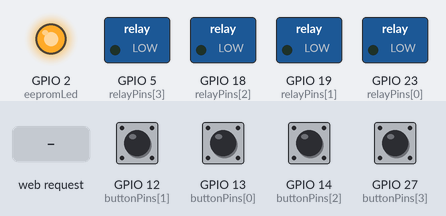
This program was run on a simulated ESP32. Shown: switched loads named in the program (green lamp = pin HIGH), output pins drawn as LEDs (lit = HIGH). The test bench sets the inputs (shaded band); at power-on: GPIO 12 (buttonPins[1]), GPIO 13 (buttonPins[0]), GPIO 14 (buttonPins[2]), GPIO 27 (buttonPins[3]) HIGH. WiFi joins after 1.5 s; servers stay silent unless stated; EEPROM starts erased; what the program prints to the serial monitor is not drawn.

Above: at 2.7 s.
2.8 s: GPIO 12 (buttonPins[1]) pulled LOW for 0.15 s
At 3.8 s:
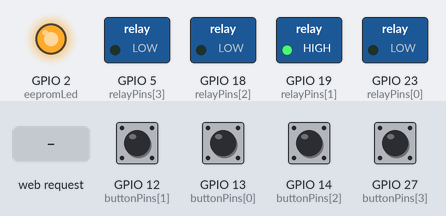
4.4 s: GPIO 13 (buttonPins[0]) pulled LOW for 0.15 s
At 5.0 s:
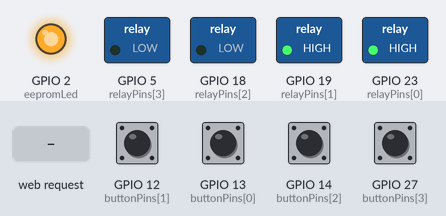
6.0 s: GPIO 14 (buttonPins[2]) pulled LOW for 0.15 s
At 7.3 s:
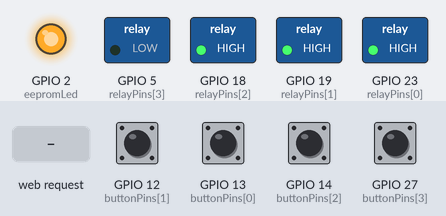
7.6 s: GPIO 27 (buttonPins[3]) pulled LOW for 0.15 s
At 8.6 s:
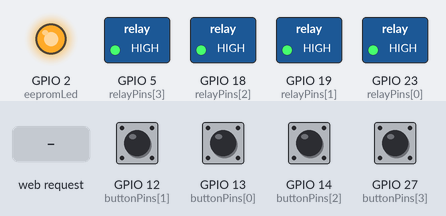
9.2 s: HTTP request GET /eepromflag received
At 9.7 s:
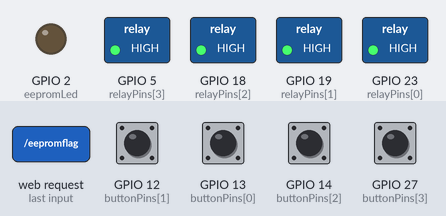
10.7 s: HTTP request GET /toggle?relay=1 received
At 12.1 s:
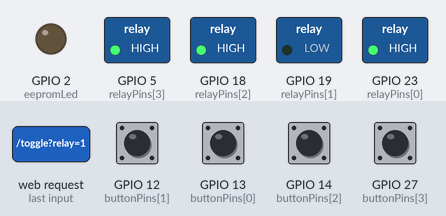
Timing chart, 0 to 13.2 s (numbered marks = the images above; inputs shaded):
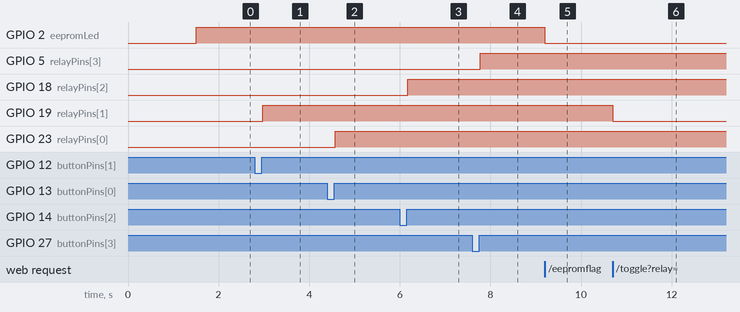

Measured:
- after the input at 2.8 s, GPIO 19 (relayPins[1]): LOW → HIGH after 0.17 s
- after the input at 4.4 s, GPIO 23 (relayPins[0]): LOW → HIGH after 0.17 s
- after the input at 6.0 s, GPIO 18 (relayPins[2]): LOW → HIGH after 0.17 s
- after the input at 7.6 s, GPIO 5 (relayPins[3]): LOW → HIGH after 0.17 s
- after the input at 9.2 s, GPIO 2 (eepromLed): HIGH → LOW at once
- after the input at 10.7 s, GPIO 19 (relayPins[1]): HIGH → LOW at once

The program:

main.cpp
```cpp
#include <WiFi.h>
#include <WebServer.h>
#include <AceButton.h>
#include <EEPROM.h>
using namespace ace_button;

// Relay & Button pins
const int relayPins[] = {23, 19, 18, 5};
const int buttonPins[] = {13, 12, 14, 27};
const int numRelays = 4;
bool relayStates[numRelays] = {false, false, false, false};

const int eepromLed = 2;   //D2

const int EEPROM_SIZE = 64;
const int EEPROM_FLAG_ADDR = 0;
const int EEPROM_STATE_ADDR = 1;
bool eepromRestoreFlag = false;

// AceButton objects
ButtonConfig buttonConfigs[numRelays];
AceButton* buttons[numRelays];


// WebServer instance
WebServer server(80);

// Fixed IP configuration
IPAddress local_IP(192, 168, 1, 100);
IPAddress gateway(192, 168, 1, 1);
IPAddress subnet(255, 255, 255, 0);

// WiFi credentials
const char* ssid = "**";  //WiFi Name
const char* password = "**";  // WiFi Password

// ========== EEPROM ==========

void saveRelayStates() {
  for (int i = 0; i < numRelays; i++) {
    EEPROM.write(EEPROM_STATE_ADDR + i, relayStates[i]);
  }
  EEPROM.commit();
}

void loadRelayStates() {
  for (int i = 0; i < numRelays; i++) {
    relayStates[i] = EEPROM.read(EEPROM_STATE_ADDR + i);
  }
}

void saveRestoreFlag() {
  EEPROM.write(EEPROM_FLAG_ADDR, eepromRestoreFlag);
  EEPROM.commit();
}

void loadRestoreFlag() {
  eepromRestoreFlag = EEPROM.read(EEPROM_FLAG_ADDR);
}

void handleStatus() {
  String json = "{";
  for (int i = 0; i < numRelays; i++) {
    json += "\"relay" + String(i) + "\":" + (relayStates[i] ? "true" : "false") + ",";
  }
  json += "\"eeprom\":" + String(eepromRestoreFlag ? "true" : "false") + "}";
  server.send(200, "application/json", json);
}

void handleToggle() {
  if (server.hasArg("relay")) {
    int relay = server.arg("relay").toInt();
    if (relay >= 0 && relay < 4) {
      relayStates[relay] = !relayStates[relay];
      digitalWrite(relayPins[relay], relayStates[relay] ? LOW : HIGH);
      saveRelayStates();
    }
  }
  handleStatus();
}

void handleAllOff() {
  for (int i = 0; i < numRelays; i++) {
    relayStates[i] = false;
    digitalWrite(relayPins[i], HIGH);
  }
  saveRelayStates();
  handleStatus();
}

void handleEEPROMFlag() {
  eepromRestoreFlag = !eepromRestoreFlag;
  saveRestoreFlag();
  handleStatus();
}

// ========== Button Handlers (Latched Mode) ==========

void button1Handler(AceButton* button, uint8_t eventType, uint8_t buttonState) {
  switch (eventType) {
    case AceButton::kEventPressed:
      relayStates[0] = true;
      digitalWrite(relayPins[0], LOW);
      break;
    case AceButton::kEventReleased:
      relayStates[0] = false;
      digitalWrite(relayPins[0], HIGH);
      break;
  }
}

void button2Handler(AceButton* button, uint8_t eventType, uint8_t buttonState) {
  switch (eventType) {
    case AceButton::kEventPressed:
      relayStates[1] = true;
      digitalWrite(relayPins[1], LOW);
      break;
    case AceButton::kEventReleased:
      relayStates[1] = false;
      digitalWrite(relayPins[1], HIGH);
      break;
  }
}

void button3Handler(AceButton* button, uint8_t eventType, uint8_t buttonState) {
  switch (eventType) {
    case AceButton::kEventPressed:
      relayStates[2] = true;
      digitalWrite(relayPins[2], LOW);
      break;
    case AceButton::kEventReleased:
      relayStates[2] = false;
      digitalWrite(relayPins[2], HIGH);
      break;
  }
}

void button4Handler(AceButton* button, uint8_t eventType, uint8_t buttonState) {
  switch (eventType) {
    case AceButton::kEventPressed:
      relayStates[3] = true;
      digitalWrite(relayPins[3], LOW);
      break;
    case AceButton::kEventReleased:
      relayStates[3] = false;
      digitalWrite(relayPins[3], HIGH);
      break;
  }
}


// ========== Web Handlers ==========

void handleRoot() {
  String html = R"rawliteral(
<!DOCTYPE html>
<html>
<head>
  <title>ESP32 Home Automation</title>
  <meta name="viewport" content="width=device-width, initial-scale=1">
  <style>
    body { font-family: Arial, sans-serif; margin: 0; background: #f0f0f0; }
    h2 { text-align: center; padding: 20px 0; color: #333; }
    .grid { display: grid; grid-template-columns: repeat(auto-fit, minmax(150px, 1fr)); gap: 15px; padding: 0 20px; }
    .card { background: white; padding: 20px; border-radius: 10px; box-shadow: 0 2px 5px rgba(0,0,0,0.2); text-align: center; }
    .btn { padding: 10px 20px; border: none; border-radius: 8px; font-size: 16px; cursor: pointer; width: 100%; }
    .on { background: #28a745; color: white; }
    .off { background: #dc3545; color: white; }
    .alloff-btn { margin: 20px; padding: 15px; background: #007bff; color: white; border: none; border-radius: 8px; font-size: 18px; width: calc(100% - 40px); cursor: pointer; }
    .toggle-flag { margin: 20px; padding: 15px; background: #6c757d; color: white; border: none; border-radius: 8px; font-size: 18px; width: calc(100% - 40px); cursor: pointer; }
    .footer { text-align: center; padding: 15px; font-size: 14px; color: #666; }
  </style>
</head>
<body>
  <h2>ESP32 Home Automation</h2>
  <div class="grid">
    <div class="card"><button id="btn0" class="btn on" onclick="toggleRelay(0)">Relay 1</button></div>
    <div class="card"><button id="btn1" class="btn on" onclick="toggleRelay(1)">Relay 2</button></div>
    <div class="card"><button id="btn2" class="btn on" onclick="toggleRelay(2)">Relay 3</button></div>
    <div class="card"><button id="btn3" class="btn on" onclick="toggleRelay(3)">Relay 4</button></div>
  </div>
  <button class="alloff-btn" onclick="allOff()">ALL OFF</button>

  <button class="toggle-flag" onclick="toggleEEPROMFlag()">EEPROM Restore: <span id="flagState">{{EEPROM_FLAG}}</span></button>

  <div class="footer">Created by Tech Studycell</div>

<script>
function toggleRelay(id) {
  fetch('/toggle?relay=' + id).then(fetchStatus);
}

function allOff() {
  fetch('/alloff').then(fetchStatus);
}

function toggleEEPROMFlag() {
  fetch('/eepromflag').then(fetchStatus);
}

function fetchStatus() {
  fetch('/status')
    .then(response => response.json())
    .then(data => {
      for (let i = 0; i < 4; i++) {
        let btn = document.getElementById('btn' + i);
        if (data['relay' + i]) {
          btn.classList.remove('on');
          btn.classList.add('off');
          btn.textContent = 'Relay ' + (i + 1) + ' (ON)';
        } else {
          btn.classList.remove('off');
          btn.classList.add('on');
          btn.textContent = 'Relay ' + (i + 1) + ' (OFF)';
        }
      }
      document.getElementById('flagState').textContent = data['eeprom'] ? 'ON' : 'OFF';
    });
}

// Auto-refresh status every 2 seconds
setInterval(fetchStatus, 2000);
fetchStatus();
</script>
</body>
</html>
)rawliteral";

  html.replace("{{EEPROM_FLAG}}", eepromRestoreFlag ? "ON" : "OFF");
  server.send(200, "text/html", html);
}


// ========== Setup ==========

void setup() {
  Serial.begin(115200);
  EEPROM.begin(EEPROM_SIZE);

  // Load EEPROM restore flag & relay states
  loadRestoreFlag();
  if (eepromRestoreFlag) {
    loadRelayStates();
    Serial.println("Restored relay states from EEPROM");
  }

  // Connect WiFi with fixed IP
  WiFi.config(local_IP, gateway, subnet);
  WiFi.begin(ssid, password);
  Serial.print("Connecting to WiFi");
  while (WiFi.status() != WL_CONNECTED) {
    delay(500); Serial.print(".");
  }
  Serial.println("\nConnected!");
  Serial.print("ESP IP: "); Serial.println(WiFi.localIP());

  // Initialize relay pins
  for (int i = 0; i < numRelays; i++) {
    pinMode(relayPins[i], OUTPUT);
    digitalWrite(relayPins[i], relayStates[i] ? LOW : HIGH);
  }

  // Initialize buttons
  for (int i = 0; i < numRelays; i++) {
    pinMode(buttonPins[i], INPUT_PULLUP);
    buttons[i] = new AceButton(&buttonConfigs[i]);
    buttons[i]->init(buttonPins[i]);
  }

  pinMode(eepromLed, OUTPUT); // Initialize LED
  digitalWrite(eepromLed, LOW);

  // Attach button handlers (latched mode)
  buttonConfigs[0].setEventHandler(button1Handler);
  buttonConfigs[1].setEventHandler(button2Handler);
  buttonConfigs[2].setEventHandler(button3Handler);
  buttonConfigs[3].setEventHandler(button4Handler);

  // Web routes
  server.on("/", handleRoot);
  server.on("/toggle", handleToggle);
  server.on("/status", handleStatus);
  server.on("/alloff", handleAllOff);
  server.on("/eepromflag", handleEEPROMFlag);

  server.begin();
  Serial.println("Web Server started");
}

// ========== Loop ==========

void loop() {
  server.handleClient();

  // Check buttons
  for (uint8_t i = 0; i < numRelays; i++) {
    buttons[i]->check();
  }
  digitalWrite(eepromLed, eepromRestoreFlag);
}
```
